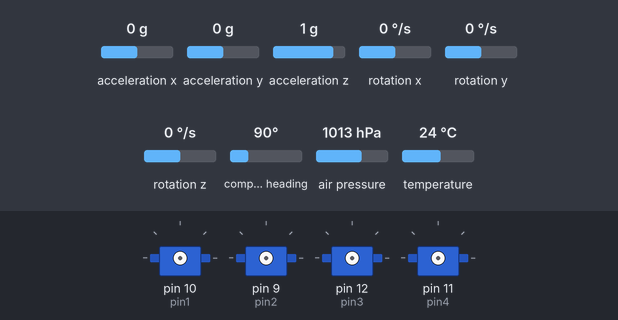
Recording of a sketch running on a simulated Arduino Uno, built with avr-gcc and run on an emulated ATmega328P. Shown: 4 × servo. Wiring (inferred from the names in the program): HMC5883L compass at I2C address 0x1E; ITG-3200 gyroscope at I2C address 0x68. The inputs (shaded band) are chosen by the test bench; at power-on: acceleration x 0 g, acceleration y 0 g, acceleration z 1 g, rotation x 0 °/s, rotation y 0 °/s, rotation z 0 °/s, compass heading 90°, air pressure 1013 hPa, temperature 24 °C. What the sketch prints to the serial monitor is not drawn.

Above: at 0.1 s.
At 1.5 s:
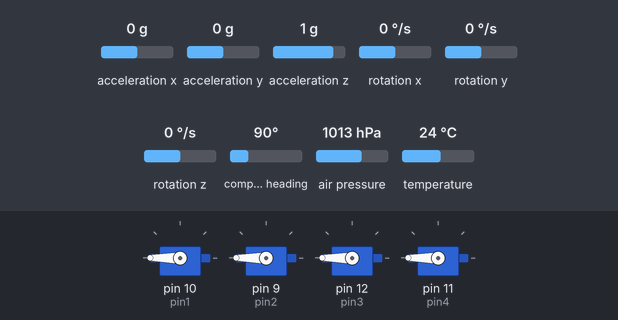
Timing chart, 0 to 4.9 s (numbered marks = the images above):
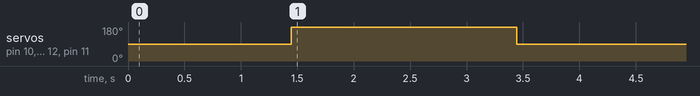

The sketch:

Quad_Control2.ino
```cpp
/*
Q1:
Set up the basics of Quad Feedback and Flight
Used delays to run loops
Kalman Used independent timing code to accurately feed gyro
Simple On/Off Flight to test Stabilization Used

Q2:
Added IR Altitude Sensor
Added code to initiate state control -- Delays are rarely used
Fixed a Major Bug which lead to improper initial kalman pitch predictions

*/

#include <Servo.h>
#include <Wire.h>
#include <ADXL345.h>
#include <SFE_BMP180.h>

const int pin3 = 12;
const int pin4 = 11;
const int pin1 = 10;
const int pin2 = 9;

float GyroX,GyroY,GyroZ,GyroTemp,GyroTempCelsius,biasGyroX, biasGyroY, biasGyroZ, biasAccelX, biasAccelY, biasAccelZ,xAng,yAng,cycle,pitchGyro,rollGyro,pitch,roll,yaw,accX,accY,accZ,CMy,CMx,altCorrect;
int motor1,motor2,motor3,motor4;
int globalSpeed = 65;
int forward = 0;
int strafe = 0;

const float pi = 3.14159;
int aX,aY,aZ;
int g_offx = 0;
int g_offy = 0;
int g_offz = 0;
int totalGyroXValues = 0;
int totalGyroYValues = 0;
int totalGyroZValues = 0;
int i,mX,mY,mZ;

double baseline;
double T,P,p0,a;
double alt = 0.0;
double globalSpeedRaw = 0.0;

char status;

float pitchAccel;
float rollAccel;
float gyroVar = 0.1;
float deltaGyroVar = 0.1;
float accelVar = 5;
float Pxx = 0.1;
float Pvv = 0.1;
float Pxv = 0.1;
float kx,kv;
unsigned long kalmanClockNew,kalmanClockOld,baroClockOld,tempClockOld,commClockOld;

ADXL345 adxl;
SFE_BMP180 pressure;
#define ITG3200_Address 0x68
#define address 0x1E
#define ESC_DELAY 5
#define BARO_DELAY 20
#define TEMP_DELAY 500
#define COMM_DELAY 500
#define accConv 0.0039
#define ESC_SCALING 1
#define ESC_MIN 90
#define ESC_MAX 180
#define ROLL_OFFSET 0
#define PITCH_OFFSET 0
#define YAW_OFFSET 0
#define altAlpha 0.6
#define targetAlt 1.0
#define speedAggression 0.5
#define BARO_MODE 1

Servo ESC1;
Servo ESC2;
Servo ESC3;
Servo ESC4;

void setup() {
  Wire.begin();
  Serial.begin(115200);
  delay(100);
  initGyro(); //Setup Gyro
  initAcc();  //Setup Accelerometer
  initMag();  //Setup Magnetometer
  delay(25);
  GyroCalibrate(); //Factory Setup Routine
  GyroCalibrate2(); //Calibrates Gyro and/or other sensors
  delay(25);
  initAngles(); //Sets the Gyro Angles to initially match the accelerometers

  pressure.begin();
  getTemp();
  getBaro();
  baseline = P;
  ARM_Sequence();


  kalmanClockOld = millis();
  baroClockOld = millis();
  tempClockOld = millis();
  commClockOld = millis();

}

void loop() {
  if ((millis() - kalmanClockOld) >= ESC_DELAY){
    kalman(); //Almighty Kalman Filter
    calcYaw(); //Tilt Compensated Compass Code
    motorUpdate();
  }

  if ((millis() - baroClockOld) >= BARO_DELAY){
    getBaro();
    calcAlt();
    baroClockOld = millis();
  }

  if ((millis() - tempClockOld) >= TEMP_DELAY){
    getTemp();
    tempClockOld = millis();
  }

  if ((millis() - commClockOld) >= COMM_DELAY){
    Serial.print("Pitch: ");
    Serial.println(pitch);
    Serial.print("Roll: ");
    Serial.println(roll);
    Serial.print("Yaw: ");
    Serial.println(yaw);
    Serial.print("Alt: ");
    Serial.println(alt);
    Serial.print("Temp: ");
    Serial.println(T);
    Serial.print("Cycle: ");
    Serial.println(cycle,3);
    //Serial.print("Acc: ");
    //Serial.println(rollAccel);
    //Serial.print("Gyro: ");
    //Serial.println(rollGyro);
    //Serial.print("Roll: ");
    //Serial.println(roll);


    /*
    Serial.print("Motor 1: ");
    Serial.println(motor1);
    Serial.print("Motor 2: ");
    Serial.println(motor2);
    Serial.print("Motor 3: ");
    Serial.println(motor3);
    Serial.print("Motor 4: ");
    Serial.println(motor4);
    */

    /*
    Serial.print("Cycle: ");
    Serial.println(cycle,4);
    Serial.print("Count: ");
    Serial.println(delayCount);
    Serial.print("Switch: ");
    Serial.println(switchCond);
    Serial.print("Speed: ");
    Serial.println(globalSpeed);
    */

    commClockOld = millis();
  }

}

void initGyro() {
   Wire.beginTransmission(ITG3200_Address);
   Wire.write(0x3E);
   Wire.write(0x00);
   Wire.endTransmission();

   Wire.beginTransmission(ITG3200_Address);
   Wire.write(0x15);
   Wire.write(0x07);
   Wire.endTransmission();

   Wire.beginTransmission(ITG3200_Address);
   Wire.write(0x16);
   Wire.write(0x1E);   // +/- 2000 dgrs/sec, 1KHz, 1E, 19
   Wire.endTransmission();

   Wire.beginTransmission(ITG3200_Address);
   Wire.write(0x17);
   Wire.write(0x00);
   Wire.endTransmission();
}

void initMag(){
  Wire.beginTransmission(address); //open communication with HMC5883
  Wire.write(0x02); //select mode register
  Wire.write(0x00); //continuous measurement mode
  Wire.endTransmission();
}

void initAcc(){
  adxl.powerOn();
  adxl.setFreeFallThreshold(7);
  adxl.setFreeFallDuration(45);
}

void GyroCalibrate(){

 int tmpx = 0;
 int tmpy = 0;
 int tmpz = 0;

 g_offx = 0;
 g_offy = 0;
 g_offz = 0;

 for (char i = 0;i<10;i++)
    {
    delay(10);
    getGyro();
    tmpx += GyroX;
    tmpy += GyroY;
    tmpz += GyroZ;
    }
 g_offx = tmpx/10;
 g_offy = tmpy/10;
 g_offz = tmpz/10;

}

void GyroCalibrate2(){
  for (i = 0; i < 50; i += 1) {
    getGyro();
    getAcc();
    totalGyroXValues += GyroX;
    totalGyroYValues += GyroY;
    totalGyroZValues += GyroZ;
    //totalAccelXValues += aX;
    //totalAccelYValues += aY;
    //totalAccelZValues += aZ;
    delay(20);
  }
  biasGyroX = totalGyroXValues / 50;
  biasGyroY = totalGyroYValues / 50;
  biasGyroZ = totalGyroZValues / 50;
  //biasAccelX = totalAccelXValues / 50;
  //biasAccelY = totalAccelYValues / 50;
  //biasAccelZ = (totalAccelZValues / 50) - 256;
  biasAccelX = 1;
  biasAccelY = 1;
  biasAccelZ = 1;
}

void initAngles(){
  getAcc(); //Obtains Initial Angles; Quad must be motionless
  pitchGyro = xAng; //Accounts for Angle Differences
  pitch = xAng;
  rollGyro = yAng;
  roll = yAng;
}

void ARM_Sequence(){
  ESC1.attach(pin1);
  ESC2.attach(pin2);
  ESC3.attach(pin3);
  ESC4.attach(pin4);
  delay(20);

  ESC1.write(180);
  ESC2.write(180);
  ESC3.write(180);
  ESC4.write(180);
  delay(2000);

  ESC1.write(90);
  ESC2.write(90);
  ESC3.write(90);
  ESC4.write(90);
  delay(3000);
  //delay(1000);
}

void getGyro() {
  Wire.beginTransmission(ITG3200_Address);
  Wire.write(0x1B);
  Wire.endTransmission();

  Wire.beginTransmission(ITG3200_Address);
  Wire.requestFrom(ITG3200_Address, 8);    // request 8 bytes from ITG3200

  int i = 0;
  byte buff[8];
  while(Wire.available())
  {
    buff[i] = Wire.read();
    i++;
  }
  Wire.endTransmission();

  GyroX = ((buff[4] << 8) | buff[5]) - g_offx;
  GyroY = ((buff[2] << 8) | buff[3]) - g_offy;
  GyroZ = ((buff[6] << 8) | buff[7]) - g_offz;
  GyroTemp = (buff[0] << 8) | buff[1]; // temperature
  GyroTempCelsius = 35 + ((GyroTemp + 13200)/280);


}

void getAcc(){
  adxl.readAccel(&aX, &aY, &aZ);
  accX = aX * accConv;
  accY = aY * accConv;
  accZ = aZ * accConv;
  xAng = atan2(-accX,accZ)*(180/pi) + PITCH_OFFSET;
  yAng = atan2(accY,accZ)*(180/pi) + ROLL_OFFSET;
}

void getMag(){
  //Tell the HMC5883 where to begin reading data
  Wire.beginTransmission(address);
  Wire.write(0x03); //select register 3, X MSB register
  Wire.endTransmission();

  //Read data from each axis, 2 registers per axis
  Wire.requestFrom(address, 6);
  if(6<=Wire.available()){
    mX = Wire.read()<<8; //X msb
    mX |= Wire.read(); //X lsb
    mZ = Wire.read()<<8; //Z msb
    mZ |= Wire.read(); //Z lsb
    mY = Wire.read()<<8; //Y msb
    mY |= Wire.read(); //Y lsb
  }
}

void getBaro(){
  status = pressure.startPressure(BARO_MODE);
  if (status != 0){
    delay(status);
    status = pressure.getPressure(P,T);
  }
}

void getTemp(){
  status = pressure.startTemperature();
  if (status != 0)
  {
    delay(status);
    status = pressure.getTemperature(T);
  }
}

void kalman(){
  kalmanClockNew = millis(); //Cycle Timing Code
  cycle = (((kalmanClockNew - kalmanClockOld)*1.0)/1000.0);
  getGyro();
  getAcc();

  //Pitch Prediction Code
  pitchAccel = atan2(-accX,accZ)*(180.0/pi) + PITCH_OFFSET;
  pitchGyro = pitchGyro + ((GyroX - biasGyroX)/14.375)*cycle;
  pitch = pitch + ((GyroX - biasGyroX)/14.375)*cycle;

  //Roll Prediction Code
  rollAccel = atan2(accY,accZ) * 180.0 / pi + ROLL_OFFSET;
  rollGyro = rollGyro - ((-GyroY - biasGyroY) / 14.375) * cycle;
  roll = roll - ((-GyroY - biasGyroY) / 14.375) * cycle;

  //Measurement Mode
  Pxx += cycle * (2 * Pxv + cycle * Pvv);
  Pxv += cycle * Pvv;
  Pxx += cycle * gyroVar;
  Pvv += cycle * deltaGyroVar;
  kx = Pxx * (1 / (Pxx + accelVar));
  kv = Pxv * (1 / (Pxx + accelVar));

  //Finish that Kalman Stuff
  pitch += (pitchAccel - pitch) * kx;
  roll += (rollAccel - roll) * kx;

  Pxx *= (1 - kx);
  Pxv *= (1 - kx);
  Pvv -= kv * Pxv;

  kalmanClockOld = millis();
  //delay(cycleDelay);
}

void calcYaw(){
  getMag();
  CMx = mX * cos(radians(pitch)) + mZ * sin(radians(pitch)); //Adjusts mX reading
  CMy = mX * sin(radians(roll)) * sin(radians(pitch)) + mY * cos(radians(roll)) - mZ * sin(radians(roll)) * cos(radians(pitch)); //Adjusts mY Reading
  yaw = atan2(CMy,CMx);
  if (yaw < 0){yaw += 2*PI;}
  if (yaw > 2*PI) {yaw -= 2*PI;}
  yaw = yaw * (180/PI);
  if (yaw <= 360 && yaw > 180) {yaw -= 360;}
}

void calcAlt(){
  a = pressure.altitude(P,baseline);
  alt = altAlpha * alt + (1-altAlpha) * a;
}

void motorUpdate(){
  /*


  */
  //altCorrect = 1/(.5*cos(radians(roll))+0.5*cos(radians(pitch)));
  altCorrect = 1;

  //Pitch Correction
  motor1 = int(globalSpeed * altCorrect + globalSpeed * altCorrect * 1.0 * ((pitch + forward)/90.0) + 90.0);
  motor2 = int(globalSpeed * altCorrect - globalSpeed * altCorrect * 1.0 * ((pitch + forward)/90.0) + 90.0);

  //Roll Correction
  motor3 = int(globalSpeed * altCorrect + globalSpeed * altCorrect * 1.0 * ((roll + strafe)/90.0) + 90.0);
  motor4 = int(globalSpeed * altCorrect - globalSpeed * altCorrect * 1.0 * ((roll + strafe)/90.0) + 90.0);

  //Yaw Correction
  //motor1 = motor1 * (1 + (yaw/180));
  //motor2 = motor2 * (1 + (yaw/180));
  //motor3 = motor3 * (1 - (yaw/180));
  //motor4 = motor4 * (1 - (yaw/180));

  //Correct Over-Saturation
  if (motor1 > 180) {motor1 = 180;}
  if (motor2 > 180) {motor2 = 180;}
  if (motor3 > 180) {motor3 = 180;}
  if (motor4 > 180) {motor4 = 180;}

  //Correct Under-Saturation
  if (motor1 < 90) {motor1 = 90;}
  if (motor2 < 90) {motor2 = 90;}
  if (motor3 < 90) {motor3 = 90;}
  if (motor4 < 90) {motor4 = 90;}

  //Update Motors
  //ESC1.write(motor1);
  //ESC2.write(motor2);
  //ESC3.write(motor3);
  //ESC4.write(motor4);
}
```
